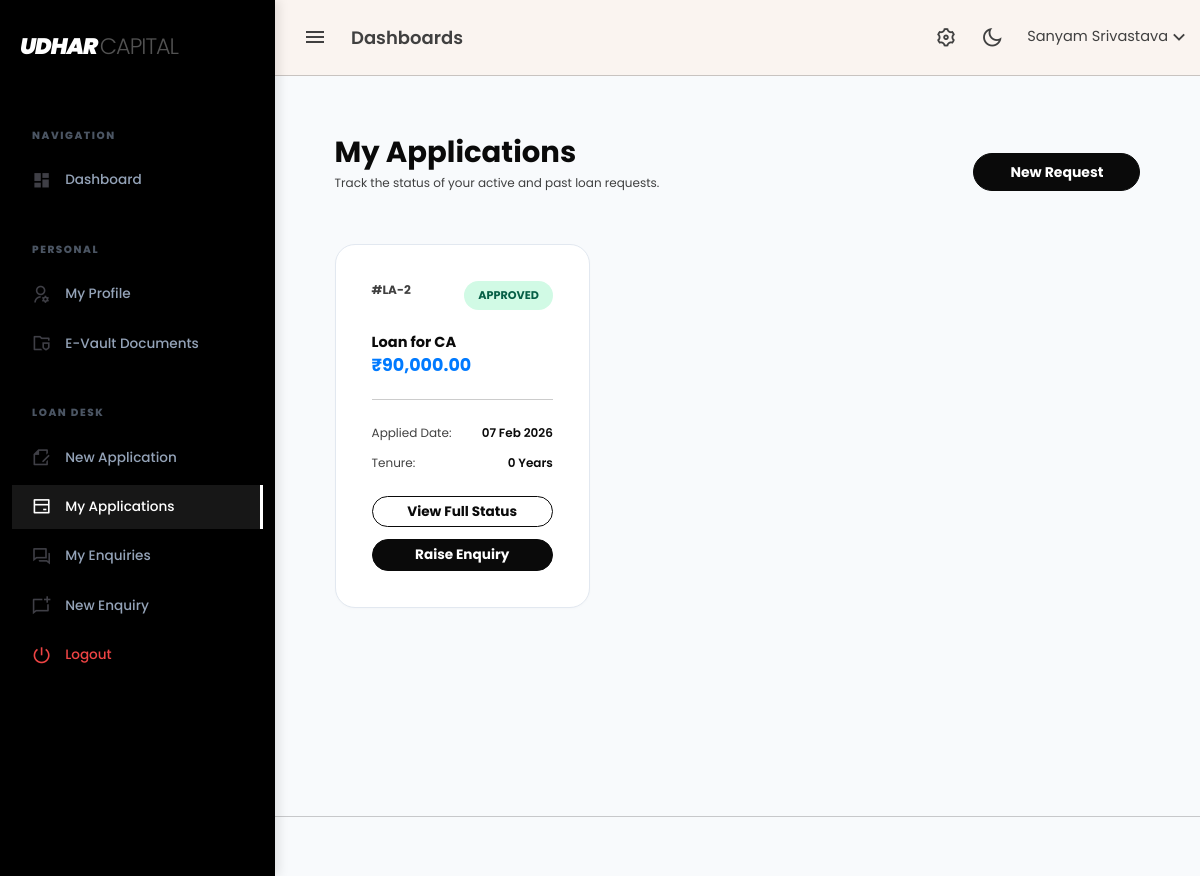
The app's page /customer/my-applications.php (signed in), older data.
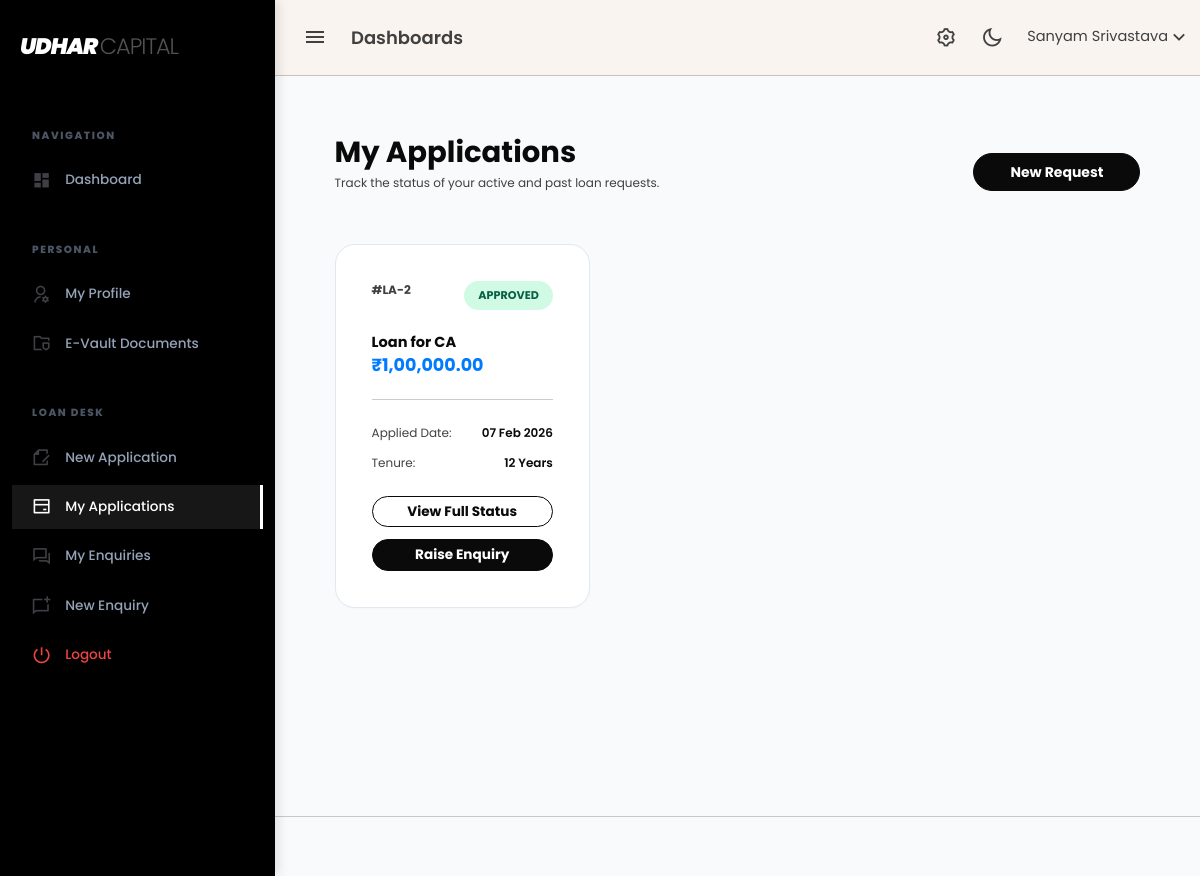
The same page, newer data.
### tables this page shows
CREATE TABLE `loan_applications` (
  `id` bigint(20) UNSIGNED NOT NULL,
  `customer_id` bigint(20) UNSIGNED NOT NULL,
  `service_id` bigint(20) UNSIGNED NOT NULL,
  `assigned_staff_id` bigint(20) UNSIGNED DEFAULT NULL,
  `assigned_by` bigint(20) UNSIGNED DEFAULT NULL,
  `assigned_at` timestamp NULL DEFAULT NULL,
  `interest_rate` decimal(5,2) NOT NULL DEFAULT 0.00,
  `interest_type` enum('year','month') NOT NULL DEFAULT 'year',
  `requested_amount` decimal(15,2) NOT NULL,
  `tenure_years` int(11) NOT NULL,
  `emi_amount` decimal(15,2) NOT NULL,
  `status` enum('pending','approved','rejected','disbursed') DEFAULT 'pending',
  `created_at` timestamp NOT NULL DEFAULT current_timestamp(),
  `rejection_note` text DEFAULT NULL
);

CREATE TABLE `services` (
  `id` bigint(20) UNSIGNED NOT NULL,
  `category_id` bigint(20) UNSIGNED NOT NULL,
  `sub_category_id` bigint(20) UNSIGNED NOT NULL,
  `service_name` varchar(255) NOT NULL,
  `title` varchar(255) NOT NULL,
  `slug` varchar(255) NOT NULL,
  `short_description` text DEFAULT NULL,
  `long_description` longtext DEFAULT NULL,
  `hero_image` varchar(255) DEFAULT NULL,
  `card_img` varchar(255) DEFAULT NULL,
  `created_at` timestamp NULL DEFAULT current_timestamp(),
  `updated_at` timestamp NULL DEFAULT current_timestamp() ON UPDATE current_timestamp()
);

### includes/format_helpers.php (called while the page is built)
<?php
if (!function_exists('format_inr')) {
    function format_inr($amount, int $decimals = 0): string
    {
        $num = (float)$amount;
        $neg = $num < 0 ? '-' : '';
        $num = abs($num);
        $fixed = number_format($num, $decimals, '.', '');
        $parts = explode('.', $fixed);
        $intPart = $parts[0];
        $decimalPart = $parts[1] ?? '';
        if (strlen($intPart) > 3) {
            $last3 = substr($intPart, -3);
            $rest = substr($intPart, 0, -3);
            $rest = preg_replace('/\B(?=(\d{2})+(?!\d))/', ',', $rest);
            $intPart = $rest . ',' . $last3;
        }
        if ($decimals > 0) {
            return $neg . $intPart . '.' . $decimalPart;
        }
        return $neg . $intPart;
    }
}

### customer/my-applications.php (the view, shortened to what this page needs)
<?php
include 'header.php';
$customer_id = $_SESSION['customer_id'];
$query = "SELECT la.*, s.service_name, s.sub_category_id
          FROM loan_applications la
          JOIN services s ON la.service_id = s.id
          WHERE la.customer_id = $customer_id
          ORDER BY la.created_at DESC";
$result = mysqli_query($conn, $query);
include 'topbar.php';
include 'sidebar.php';
?>
<div class="content-page">
    <div class="container-fluid pt-4">
        <div class="row justify-content-center">
            <div class="col-lg-11">
                <div class="d-flex justify-content-between align-items-center mb-4">
                    <div>
                        <h2 class="fw-bold text-dark mb-1">My Applications</h2>
                        <p class="text-muted small">Track the status of your active and past loan requests.</p>
                    </div>
                    <a href="../apply-loan.php" class="btn btn-dark rounded-pill px-4 fw-bold">New Request</a>
                </div>
                <div class="row">
                    <?php if(mysqli_num_rows($result) > 0): ?>
                        <?php while($row = mysqli_fetch_assoc($result)): ?>
                            <div class="col-md-6 col-xl-4 mb-4">
                                <div class="card-modern p-4">
                                    <div class="d-flex justify-content-between align-items-start mb-3">
                                        <span class="text-muted small fw-bold">#LA-<?= $row['id'] ?></span>
                                        <span class="status-badge bg-<?= $row['status'] ?>"><?= $row['status'] ?></span>
                                    </div>
                                    <h5 class="fw-bold text-dark mb-1"><?= htmlspecialchars($row['service_name']) ?></h5>
                                    <h4 class="fw-bold text-primary mb-3">₹<?= format_inr($row['requested_amount'], 2) ?></h4>
                                    <div class="border-top pt-3 mt-3">
                                        <div class="d-flex justify-content-between small text-muted mb-2">
                                            <span>Applied Date:</span>
                                            <span class="text-dark fw-semibold"><?= date('d M Y', strtotime($row['created_at'])) ?></span>
                                        </div>
                                        <div class="d-flex justify-content-between small text-muted mb-3">
                                            <span>Tenure:</span>
                                            <span class="text-dark fw-semibold"><?= $row['tenure_years'] ?> Years</span>
                                        </div>
                                        <a href="view-application-detail.php?id=<?= $row['id'] ?>" class="btn btn-outline-dark btn-sm w-100 fw-bold rounded-pill mb-2">View Full Status</a>
                                        <a href="enquiry_add.php?loan_type=<?= (int)$row['sub_category_id'] ?>" class="btn btn-dark btn-sm w-100 fw-bold rounded-pill">Raise Enquiry</a>
                                    </div>
                                </div>
                            </div>
                        <?php endwhile; ?>
                    <?php endif; ?>
                </div>
            </div>
        </div>
    </div>
</div>
<?php include 'footer.php'; ?>

Row changes from the older to the newer data that the page shows:
changed loan_applications "APPROVED": requested_amount "90,000.00" → "1,00,000.00"; tenure_years "0" → "12"
